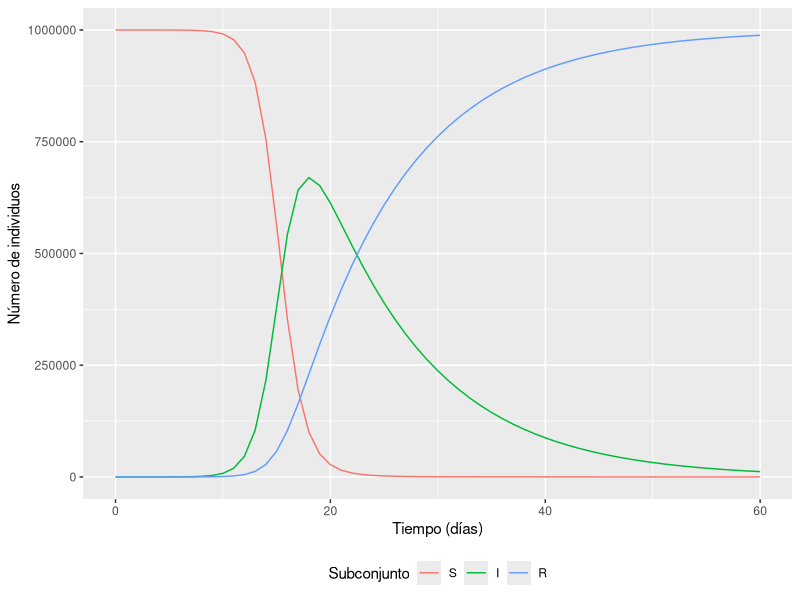

Source code (R):
## ---- chunk 1
knitr::opts_chunk$set(echo = TRUE)
## ---- chunk 2
# PACKAGES:
library(deSolve)
library(reshape2)
library(ggplot2)


initial_state_values <- c(S = 999999,  # Número de susceptibles inicial
                                       # 
                          I = 1,       # Se inicia con una persona infectada
                          R = 0)       # 


#razones en unidades de días^-1
parameters <- c(beta = 1,      # razón de infección
                gamma = 0.1)   # razón de recuperación

#valores de tiempo para resolver la ecuación, de 0 a 60 días
times <- seq(from = 0, to = 60, by = 1)   

sir_model <- function(time, state, parameters) {  
    with(as.list(c(state, parameters)), {# R obtendrá los nombres de variables a
                                         # partir de inputs de estados y parametros
        N <- S+I+R 
        lambda <- beta * I/N
        dS <- -lambda * S               
        dI <- lambda * S - gamma * I   
        dR <- gamma * I                 
        return(list(c(dS, dI, dR))) 
    })
}

# poner la solución del sistema de ecuaciones en forma de un dataframe
output <- as.data.frame(ode(y = initial_state_values, 
                            times = times, 
                            func = sir_model,
                            parms = parameters))
## ---- chunk 3

output_long <- melt(as.data.frame(output), id = "time")                  

ggplot(data = output_long,                                              
       aes(x = time, y = value, colour = variable, group = variable)) +  
  geom_line() +                                                          
  xlab("Tiempo (días)")+                                                   
  ylab("Número de individuos") +                                             
  labs(colour = "Subconjunto") +
  theme(legend.position = "bottom")

## ---- chunk 4
write.csv(output, "output.csv", row.names = TRUE)
